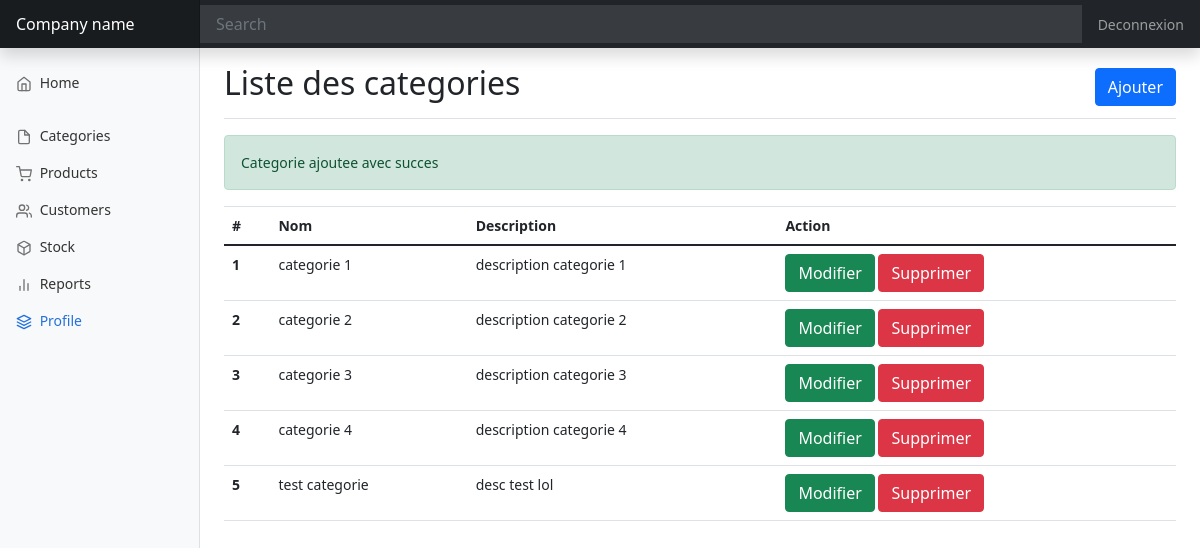
Screenshot of /admin/categories/liste.php?ajout=ok with the database file from the repository.
### tables this page shows
CREATE TABLE `categories` (
  `id` int(11) NOT NULL,
  `nom` varchar(100) NOT NULL,
  `description` text NOT NULL,
  `createur` int(11) NOT NULL,
  `date_creation` date NOT NULL,
  `date_modification` date NOT NULL
);

### inc/functions.php (called while the page is built, shortened)
<?php
function connect()
{
    $serverName = "localhost";
    $port = 3307;
    $DBuser = "root";
    $DBpassword = "";
    $DBname = "ecommerce_training";
    try {
        $conn = new PDO("mysql:host=$serverName;port=$port;dbname=$DBname", $DBuser, $DBpassword);
        $conn->setAttribute(PDO::ATTR_ERRMODE, PDO::ERRMODE_EXCEPTION);
    } catch (PDOException $e) {
        echo "Connexion failed: " . $e->getMessage();
    }
    return $conn;
}
function getAllCategories()
{
    $conn = connect();
    $requette = "SELECT * FROM categories";
    $resultat = $conn->query($requette);
    $categories = $resultat->fetchAll();
    return $categories;
}

### admin/categories/liste.php (the view, shortened to what this page needs)
<?php
include "../../inc/functions.php";
$categories = getAllCategories();
?>
<!doctype html>
<html lang="en">
<head>
    <link rel="stylesheet" href="https://cdn.jsdelivr.net/npm/bootstrap@4.6.2/dist/css/bootstrap.min.css">
    <link href="../../css/bootstrap.min.css" rel="stylesheet">
    <link href="../../css/dashboard.css" rel="stylesheet">
</head>
<body>
    <header class="navbar navbar-dark sticky-top bg-dark flex-md-nowrap p-0 shadow">
        <a class="navbar-brand col-md-3 col-lg-2 me-0 px-3" href="#">Company name</a>
        <input class="form-control form-control-dark w-100" type="text" placeholder="Search" aria-label="Search">
        <div class="navbar-nav">
            <div class="nav-item text-nowrap">
                <a class="nav-link px-3" href="../../deconnexion.php">Deconnexion</a>
            </div>
        </div>
    </header>
    <div class="container-fluid">
        <div class="row">
            <?php include("../template/navigation.php"); ?>
            <main class="col-md-9 ms-sm-auto col-lg-10 px-md-4">
                <div class="d-flex justify-content-between flex-wrap flex-md-nowrap align-items-center pt-3 pb-2 mb-3 border-bottom">
                    <h1 class="h2">Liste des categories</h1>
                    <div>
                        <a class="btn btn-primary" data-toggle="modal" data-target="#exampleModal">Ajouter</a>
                    </div>
                </div>
                <div>
                    <?php
                    if (isset($_GET["ajout"]) && $_GET["ajout"] == 'ok')
                        print '
                                <div class="alert alert-success">
                                Categorie ajoutee avec succes
                                </div>
                            ';
                    ?>
                    <table class="table">
                        <thead>
                            <tr>
                                <th scope="col">#</th>
                                <th scope="col">Nom</th>
                                <th scope="col">Description</th>
                                <th scope="col">Action</th>
                            </tr>
                        </thead>
                        <tbody>
                            <?php
                            $i = 0;
                            foreach ($categories as $c) {
                                $i++;
                                print '
                                        <tr>
                                            <th scope="row">' . $i  . '</th>
                                            <td>' . $c['nom'] . '</td>
                                            <td>' . $c['description'] . '</td>
                                            <td>
                                                <a data-toggle="modal" data-target="#editModal' . $c["id"] . '" class="btn btn-success">Modifier</a>
                                                <a onClick="return popUpDeleteCategorie()" href="supprimer.php?idc=' . $c["id"] . '" class="btn btn-danger">Supprimer</a>
                                            </td>
                                        </tr>
                                    ';
                            }
                            ?>
                        </tbody>
                    </table>
                </div>
            </main>
        </div>
    </div>
</body>
</html>

### css/dashboard.css (style rules this page uses)
body { font-size: .875rem; }
.navbar-brand { padding-top: .75rem; padding-bottom: .75rem; font-size: 1rem; background-color: rgba(0, 0, 0, .25); box-shadow: inset -1px 0 0 rgba(0, 0, 0, .25); }
.navbar .form-control { padding: .75rem 1rem; border-width: 0; border-radius: 0; }
.form-control-dark { color: #fff; background-color: rgba(255, 255, 255, .1); border-color: rgba(255, 255, 255, .1); }

### rows the page displays
categories: nom "categorie 1", description "description categorie 1"
categories: nom "categorie 2", description "description categorie 2"
categories: nom "categorie 3", description "description categorie 3"
categories: nom "categorie 4", description "description categorie 4"
categories: nom "test categorie", description "desc test lol"
